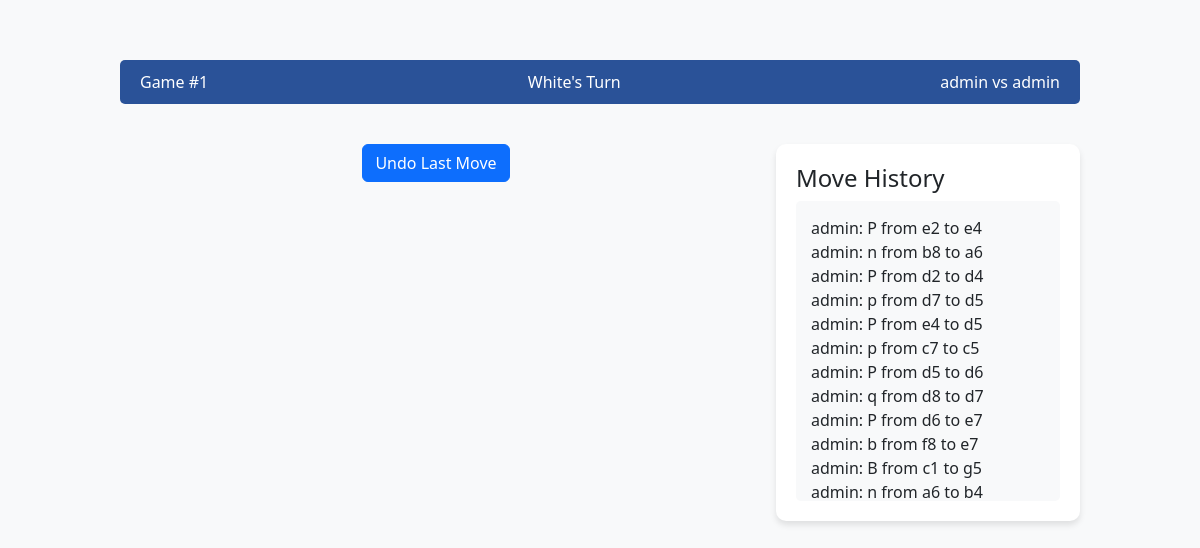
Screenshot of /game/1/ (signed in) with the database file from the repository.
### game/models.py (models this page shows, shortened)
class Game(models.Model):
    white_player = models.ForeignKey(User, related_name='white_games', on_delete=models.CASCADE)
    black_player = models.ForeignKey(User, related_name='black_games', on_delete=models.CASCADE)
    created_at = models.DateTimeField(auto_now_add=True)
    game_state = models.TextField(default='rnbqkbnr/pppppppp/8/8/8/8/PPPPPPPP/RNBQKBNR')
    current_turn = models.CharField(max_length=5, default='white')
    is_finished = models.BooleanField(default=False)
    winner = models.ForeignKey(User, related_name='won_games', null=True, blank=True, on_delete=models.SET_NULL)
    is_bot_game = models.BooleanField(default=False)

class Move(models.Model):
    game = models.ForeignKey(Game, related_name='moves', on_delete=models.CASCADE)
    player = models.ForeignKey(User, related_name='moves', on_delete=models.CASCADE)
    from_square = models.CharField(max_length=2)
    to_square = models.CharField(max_length=2)
    piece = models.CharField(max_length=10)
    timestamp = models.DateTimeField(auto_now_add=True)

### game/views.py (the view)
# urls.py: path('game/<int:game_id>/', views.play_game, name='play_game'),
@login_required
def play_game(request, game_id):
    game = get_object_or_404(Game, id=game_id)
    context = {
        'game': game,
        'is_player_turn': (
            (game.current_turn == 'white' and request.user == game.white_player) or
            (game.current_turn == 'black' and not game.is_bot_game)
        )
    }
    return render(request, 'game/play.html', context)

### game/templates/game/play.html (shortened to what this page needs)
<!DOCTYPE html>
<html lang="en">
<head>
    <link href="https://cdn.jsdelivr.net/npm/bootstrap@5.3.0/dist/css/bootstrap.min.css" rel="stylesheet">
    <link href="https://cdnjs.cloudflare.com/ajax/libs/chessboard-js/1.0.0/chessboard-1.0.0.min.css" rel="stylesheet">
</head>
<body class="bg-light">
    <div class="game-container">
        <div class="status-bar">
            <div class="d-flex justify-content-between align-items-center">
                <span>Game #{{ game.id }}</span>
                <span>{{ game.current_turn|title }}'s Turn</span>
                <span>{{ game.white_player.username }} vs {{ game.black_player.username }}</span>
            </div>
        </div>
        <div class="row">
            <div class="col-md-8">
                {% if is_player_turn %}
                <div class="text-center mt-3">
                    <button class="btn btn-primary" id="undoBtn">Undo Last Move</button>
                </div>
                {% endif %}
            </div>
            <div class="col-md-4">
                <div class="game-info">
                    <h4>Move History</h4>
                    <div class="move-list" id="moveList">
                        {% for move in game.moves.all %}
                        <div class="move-item">
                            {{ move.player.username }}: {{ move.piece }} from {{ move.from_square }} to {{ move.to_square }}
                        </div>
                        {% endfor %}
                    </div>
                </div>
            </div>
        </div>
    </div>
</body>
</html>

### game/templates/game/play.html (style rules this page uses)
.game-container { max-width: 1000px; margin: 40px auto; padding: 20px; }
.game-info { background: white; border-radius: 10px; padding: 20px; margin: 20px 0; box-shadow: 0 4px 6px rgba(0, 0, 0, 0.1); }
.move-list { height: 300px; overflow-y: auto; padding: 15px; background: #f8f9fa; border-radius: 5px; }
.status-bar { background: #2a5298; color: white; padding: 10px 20px; border-radius: 5px; margin-bottom: 20px; }

### rows the page displays
Game: id "1", current_turn "White", white_player.username "admin", black_player.username "admin"
Move: player.username "admin", piece "P", from_square "e2", to_square "e4"
Move: player.username "admin", piece "n", from_square "b8", to_square "a6"
Move: player.username "admin", piece "P", from_square "d2", to_square "d4"
Move: player.username "admin", piece "p", from_square "d7", to_square "d5"
Move: player.username "admin", piece "P", from_square "e4", to_square "d5"
Move: player.username "admin", piece "p", from_square "c7", to_square "c5"
Move: player.username "admin", piece "P", from_square "d5", to_square "d6"
Move: player.username "admin", piece "q", from_square "d8", to_square "d7"
Move: player.username "admin", piece "P", from_square "d6", to_square "e7"
Move: player.username "admin", piece "b", from_square "f8", to_square "e7"
Move: player.username "admin", piece "B", from_square "c1", to_square "g5"
Move: player.username "admin", piece "n", from_square "a6", to_square "b4"
